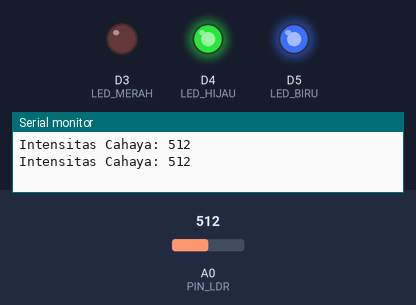
Bench run of a sketch on a simulated ESP8266 (NodeMCU). Parts: output pins drawn as LEDs (lit = HIGH), the last lines printed to the serial monitor. Inputs (shaded band) come from the test bench; at power-on: A0 (PIN_LDR) = 512.

Above: at 2.8 s.
2.9 s: A0 (PIN_LDR) set to 490
At 5.2 s:
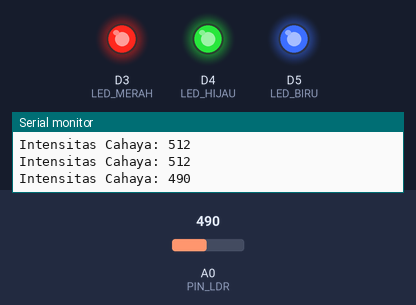
5.6 s: A0 (PIN_LDR) set to 510
At 6.8 s:
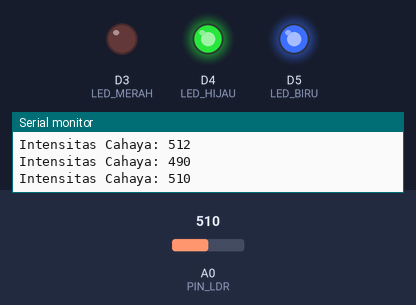
8.3 s: A0 (PIN_LDR) set to 306
At 11.1 s:
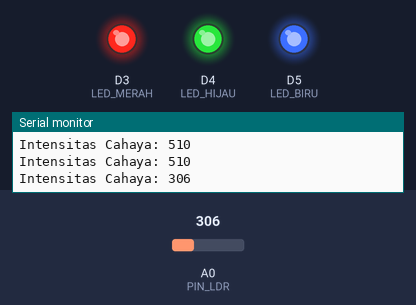
Timing chart, 0 to 12.6 s (numbered marks = the images above; inputs shaded):
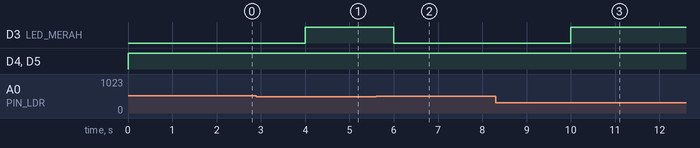

The sketch:

ldr_led.ino
```cpp
#define LED_MERAH D3
#define LED_HIJAU D4
#define LED_BIRU D5
#define PIN_LDR A0

void setup() {
  Serial.begin(9600);
  pinMode(LED_MERAH, OUTPUT);
  pinMode(LED_HIJAU, OUTPUT);
  pinMode(LED_BIRU, OUTPUT);
}

void loop() {
 int a = analogRead(A0);

Serial.print("Intensitas Cahaya: ");
Serial.println(a);

if (a > 500) {
digitalWrite(LED_MERAH, LOW);
digitalWrite(LED_HIJAU, HIGH);
digitalWrite(LED_BIRU, HIGH);
}
else {
digitalWrite(LED_MERAH, HIGH);
digitalWrite(LED_HIJAU, HIGH);
digitalWrite(LED_BIRU, HIGH);
}

 delay(2000);
}
```

Measured:
- the behaviour switches between 501 and 500 on A0 (PIN_LDR) (found by bisection; images 0 and 1)
- after the input at 2.9 s, D3 (LED_MERAH): LOW → HIGH after 1.1 s
- after the input at 5.6 s, D3 (LED_MERAH): HIGH → LOW after 0.40 s
- after the input at 8.3 s, D3 (LED_MERAH): LOW → HIGH after 1.7 s
